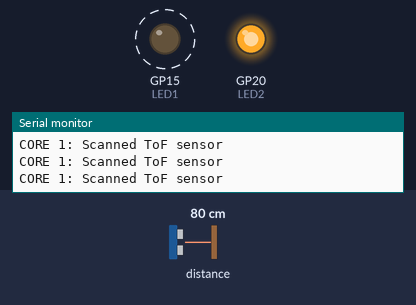
The sketch below on a simulated Raspberry Pi Pico. On the bench: output pins drawn as LEDs (lit = HIGH), the last lines printed to the serial monitor. Dashed ring = blinking. The test bench sets the inputs (shaded band); at power-on: distance to the obstacle 80 cm.

Above: at 0.87 s.
1.3 s: distance to the obstacle set to 87 cm
At 1.63 s:
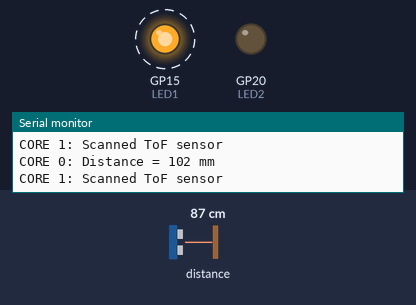
4.3 s: distance to the obstacle set to 7 cm
7.3 s: distance to the obstacle set to 4 cm
At 7.63 s:
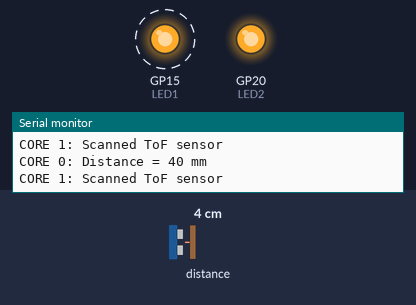
10.3 s: distance to the obstacle set to 9 cm
At 10.87 s:
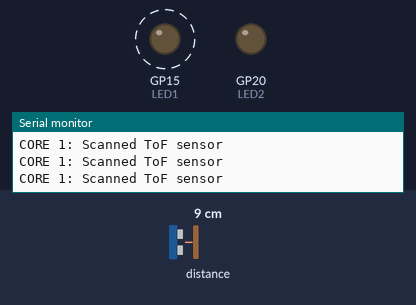
Timing chart, 0 to 14.3 s (numbered marks = the images above; inputs shaded):
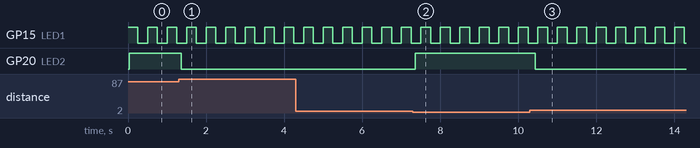

Measured:
- the behaviour switches between 81 and 82 cm on distance to the obstacle (found by bisection; images 0 and 1)
- the behaviour switches between 6 and 5 cm on distance to the obstacle (found by bisection; images 1 and 2)
- after the input at 1.3 s, GP20 (LED2): HIGH → LOW after 0.07 s
- after the input at 7.3 s, GP20 (LED2): LOW → HIGH after 0.07 s
- after the input at 10.3 s, GP20 (LED2): HIGH → LOW after 0.13 s
- by itself, GP15 (LED1): alternates HIGH for 0.25 s and LOW for 0.25 s

The sketch:

DualCoreBlink_TOFExample.ino
```cpp
#include <Arduino.h>
#include "Adafruit_VL53L0X.h"
#include "pico/multicore.h"

#define LED1 15
#define LED2 20

#define CORE0_BLINK_INTERVAL 250
#define CORE1_TOF_SENSOR_INTERVAL 100

#define TOF_SCAN_INTERVAL 100
#define TOF_THRESHOLD 50
#define TOF_OUT_OF_RANGE 8190

Adafruit_VL53L0X lox = Adafruit_VL53L0X();
volatile uint8_t objectDistance; // shared variable between cores

void core1_entry();

void setup() {
  Serial.begin(115200);
  pinMode(LED1, OUTPUT);
  pinMode(LED2, OUTPUT);

  multicore_reset_core1();
  multicore_launch_core1(core1_entry);
}

void loop() { // Core 0: Blinks LED1 and prints object distance
  blinkLED();
  Serial.print("CORE 0: Distance = ");
  if (objectDistance >= 254) {
    Serial.println("out of range");
  } else {
    Serial.print(objectDistance); Serial.println(" mm");
  }
}
void core1_entry() { //Core 1: Gathers tof sensor data
  initTOFSensor();
  while (true) {
    handleTOFSensor();
    delay(CORE1_TOF_SENSOR_INTERVAL);
    Serial.println("CORE 1: Scanned ToF sensor");
  }
}

void blinkLED() {
  digitalWrite(LED1, HIGH);
  delay(CORE0_BLINK_INTERVAL);
  digitalWrite(LED1, LOW);
  delay(CORE0_BLINK_INTERVAL);
}
void initTOFSensor() {
  Serial.println("Adafruit VL53L0X test.");
  if (!lox.begin()) {
    Serial.println(F("Failed to boot VL53L0X"));
    while(1);
  }
  Serial.println(F("VL53L0X API Continuous Ranging example\n\n"));
  lox.startRangeContinuous();
}
void handleTOFSensor() {
  if (lox.isRangeComplete()) {
    objectDistance = lox.readRange();
    if (objectDistance <= TOF_THRESHOLD) {
      digitalWrite(LED2,HIGH);
    } else {
      digitalWrite(LED2,LOW);
    }
  }
}
```
